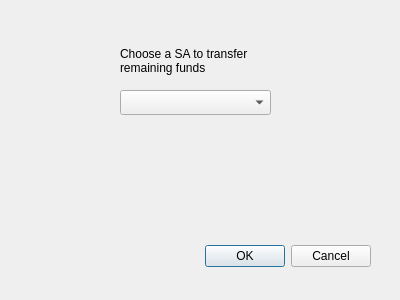
<?xml version="1.0" encoding="UTF-8"?>
<ui version="4.0">
 <class>Dialog</class>
 <widget class="QDialog" name="Dialog">
  <property name="geometry">
   <rect>
    <x>0</x>
    <y>0</y>
    <width>400</width>
    <height>300</height>
   </rect>
  </property>
  <property name="windowTitle">
   <string>Dialog</string>
  </property>
  <widget class="QDialogButtonBox" name="buttonBox">
   <property name="geometry">
    <rect>
     <x>30</x>
     <y>240</y>
     <width>341</width>
     <height>32</height>
    </rect>
   </property>
   <property name="orientation">
    <enum>Qt::Horizontal</enum>
   </property>
   <property name="standardButtons">
    <set>QDialogButtonBox::Cancel|QDialogButtonBox::Ok</set>
   </property>
  </widget>
  <widget class="QComboBox" name="comboBox">
   <property name="geometry">
    <rect>
     <x>120</x>
     <y>90</y>
     <width>151</width>
     <height>25</height>
    </rect>
   </property>
  </widget>
  <widget class="QLabel" name="label">
   <property name="geometry">
    <rect>
     <x>120</x>
     <y>40</y>
     <width>181</width>
     <height>41</height>
    </rect>
   </property>
   <property name="text">
    <string>Choose a SA to transfer 
remaining funds</string>
   </property>
  </widget>
 </widget>
 <resources/>
 <connections>
  <connection>
   <sender>buttonBox</sender>
   <signal>accepted()</signal>
   <receiver>Dialog</receiver>
   <slot>accept()</slot>
   <hints>
    <hint type="sourcelabel">
     <x>248</x>
     <y>254</y>
    </hint>
    <hint type="destinationlabel">
     <x>157</x>
     <y>274</y>
    </hint>
   </hints>
  </connection>
  <connection>
   <sender>buttonBox</sender>
   <signal>rejected()</signal>
   <receiver>Dialog</receiver>
   <slot>reject()</slot>
   <hints>
    <hint type="sourcelabel">
     <x>316</x>
     <y>260</y>
    </hint>
    <hint type="destinationlabel">
     <x>286</x>
     <y>274</y>
    </hint>
   </hints>
  </connection>
 </connections>
</ui>
